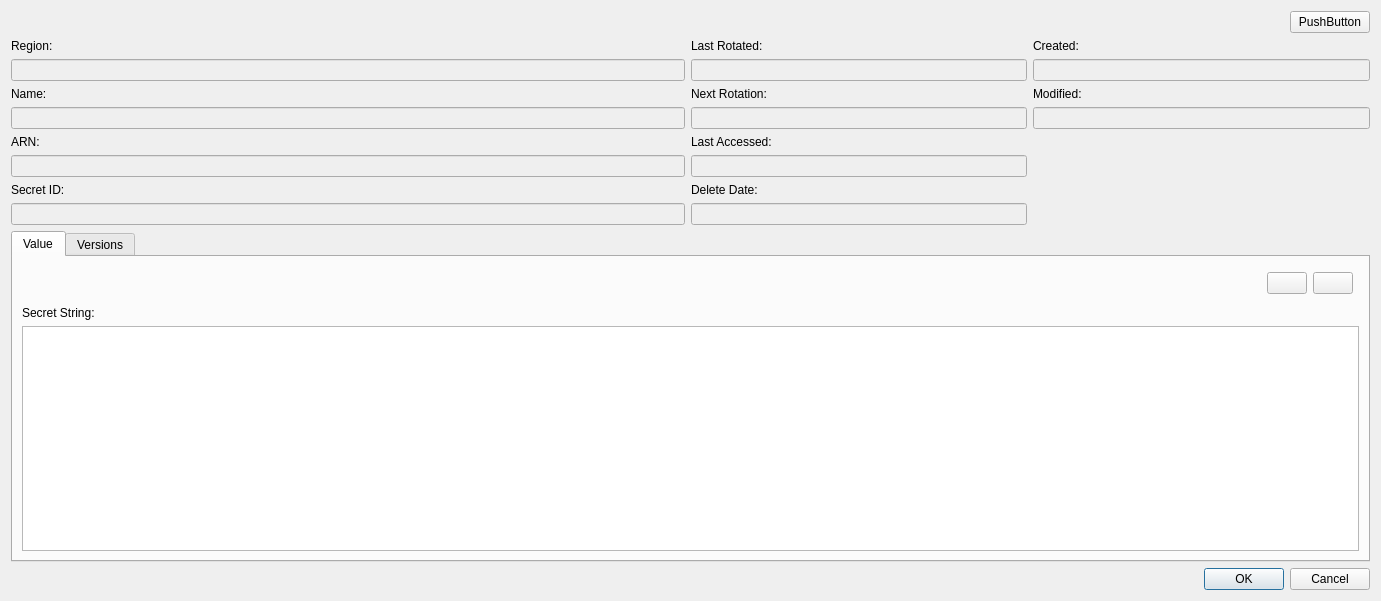
<?xml version="1.0" encoding="UTF-8"?>
<ui version="4.0">
 <class>SecretsDetailsDialog</class>
 <widget class="QDialog" name="SecretsDetailsDialog">
  <property name="geometry">
   <rect>
    <x>0</x>
    <y>0</y>
    <width>1381</width>
    <height>601</height>
   </rect>
  </property>
  <property name="windowTitle">
   <string>Secrets Details</string>
  </property>
  <layout class="QVBoxLayout" name="verticalLayout" stretch="0,0,0,0">
   <item>
    <layout class="QHBoxLayout" name="horizontalLayout">
     <item>
      <spacer name="horizontalSpacer">
       <property name="orientation">
        <enum>Qt::Orientation::Horizontal</enum>
       </property>
       <property name="sizeHint" stdset="0">
        <size>
         <width>40</width>
         <height>20</height>
        </size>
       </property>
      </spacer>
     </item>
     <item>
      <widget class="QPushButton" name="refreshButton">
       <property name="text">
        <string>PushButton</string>
       </property>
      </widget>
     </item>
    </layout>
   </item>
   <item>
    <layout class="QGridLayout" name="gridLayout" columnstretch="2,1,1" columnminimumwidth="0,0,0">
     <item row="7" column="1">
      <widget class="QLineEdit" name="deleteDateEdit">
       <property name="enabled">
        <bool>false</bool>
       </property>
      </widget>
     </item>
     <item row="6" column="1">
      <widget class="QLabel" name="deleteDateLabel">
       <property name="text">
        <string>Delete Date:</string>
       </property>
      </widget>
     </item>
     <item row="3" column="0">
      <widget class="QLineEdit" name="nameEdit">
       <property name="enabled">
        <bool>false</bool>
       </property>
      </widget>
     </item>
     <item row="1" column="0">
      <widget class="QLineEdit" name="regionEdit">
       <property name="enabled">
        <bool>false</bool>
       </property>
      </widget>
     </item>
     <item row="1" column="1">
      <widget class="QLineEdit" name="lastRotatedEdit">
       <property name="enabled">
        <bool>false</bool>
       </property>
      </widget>
     </item>
     <item row="7" column="0">
      <widget class="QLineEdit" name="secretIdEdit">
       <property name="enabled">
        <bool>false</bool>
       </property>
      </widget>
     </item>
     <item row="2" column="0">
      <widget class="QLabel" name="nameLabel">
       <property name="text">
        <string>Name:</string>
       </property>
      </widget>
     </item>
     <item row="4" column="1">
      <widget class="QLabel" name="lastAccessedLabel">
       <property name="text">
        <string>Last Accessed:</string>
       </property>
      </widget>
     </item>
     <item row="6" column="0">
      <widget class="QLabel" name="secretIdLabel">
       <property name="text">
        <string>Secret ID:</string>
       </property>
      </widget>
     </item>
     <item row="4" column="0">
      <widget class="QLabel" name="arnLabel">
       <property name="text">
        <string>ARN:</string>
       </property>
      </widget>
     </item>
     <item row="0" column="0">
      <widget class="QLabel" name="regionLabel">
       <property name="text">
        <string>Region:</string>
       </property>
      </widget>
     </item>
     <item row="5" column="1">
      <widget class="QLineEdit" name="lastAccessedEdit">
       <property name="enabled">
        <bool>false</bool>
       </property>
      </widget>
     </item>
     <item row="3" column="1">
      <widget class="QLineEdit" name="nextRotationEdit">
       <property name="enabled">
        <bool>false</bool>
       </property>
      </widget>
     </item>
     <item row="5" column="0">
      <widget class="QLineEdit" name="arnEdit">
       <property name="enabled">
        <bool>false</bool>
       </property>
      </widget>
     </item>
     <item row="0" column="1">
      <widget class="QLabel" name="lastRotatedLabel">
       <property name="text">
        <string>Last Rotated:</string>
       </property>
      </widget>
     </item>
     <item row="2" column="1">
      <widget class="QLabel" name="nextRotationLabel">
       <property name="text">
        <string>Next Rotation:</string>
       </property>
      </widget>
     </item>
     <item row="0" column="2">
      <widget class="QLabel" name="createdLabel">
       <property name="text">
        <string>Created:</string>
       </property>
      </widget>
     </item>
     <item row="1" column="2">
      <widget class="QLineEdit" name="createdEdit">
       <property name="enabled">
        <bool>false</bool>
       </property>
      </widget>
     </item>
     <item row="2" column="2">
      <widget class="QLabel" name="modifiedLabel">
       <property name="text">
        <string>Modified:</string>
       </property>
      </widget>
     </item>
     <item row="3" column="2">
      <widget class="QLineEdit" name="modifiedEdit">
       <property name="enabled">
        <bool>false</bool>
       </property>
      </widget>
     </item>
    </layout>
   </item>
   <item>
    <widget class="QTabWidget" name="tabWidget">
     <property name="currentIndex">
      <number>0</number>
     </property>
     <widget class="QWidget" name="valueTab">
      <property name="sizePolicy">
       <sizepolicy hsizetype="Expanding" vsizetype="Expanding">
        <horstretch>0</horstretch>
        <verstretch>0</verstretch>
       </sizepolicy>
      </property>
      <attribute name="title">
       <string>Value</string>
      </attribute>
      <layout class="QFormLayout" name="formLayout">
       <item row="2" column="0">
        <widget class="QLabel" name="valueLabel">
         <property name="sizePolicy">
          <sizepolicy hsizetype="Maximum" vsizetype="Fixed">
           <horstretch>0</horstretch>
           <verstretch>0</verstretch>
          </sizepolicy>
         </property>
         <property name="text">
          <string>Secret String:</string>
         </property>
        </widget>
       </item>
       <item row="3" column="0" colspan="2">
        <widget class="QTextEdit" name="valueEdit">
         <property name="sizePolicy">
          <sizepolicy hsizetype="Expanding" vsizetype="Expanding">
           <horstretch>0</horstretch>
           <verstretch>0</verstretch>
          </sizepolicy>
         </property>
        </widget>
       </item>
       <item row="0" column="0" colspan="2">
        <layout class="QHBoxLayout" name="horizontalLayout_3" stretch="0,0,0">
         <property name="topMargin">
          <number>6</number>
         </property>
         <property name="rightMargin">
          <number>6</number>
         </property>
         <property name="bottomMargin">
          <number>6</number>
         </property>
         <item>
          <spacer name="horizontalSpacer_3">
           <property name="orientation">
            <enum>Qt::Orientation::Horizontal</enum>
           </property>
           <property name="sizeHint" stdset="0">
            <size>
             <width>40</width>
             <height>20</height>
            </size>
           </property>
          </spacer>
         </item>
         <item>
          <widget class="QPushButton" name="prettyButton">
           <property name="text">
            <string/>
           </property>
           <property name="checkable">
            <bool>true</bool>
           </property>
          </widget>
         </item>
         <item>
          <widget class="QPushButton" name="editButton">
           <property name="text">
            <string/>
           </property>
          </widget>
         </item>
        </layout>
       </item>
      </layout>
     </widget>
     <widget class="QWidget" name="versionTab">
      <attribute name="title">
       <string>Versions</string>
      </attribute>
      <layout class="QVBoxLayout" name="verticalLayout_2">
       <item>
        <layout class="QHBoxLayout" name="horizontalLayout_2">
         <item>
          <spacer name="horizontalSpacer_2">
           <property name="orientation">
            <enum>Qt::Orientation::Horizontal</enum>
           </property>
           <property name="sizeHint" stdset="0">
            <size>
             <width>40</width>
             <height>20</height>
            </size>
           </property>
          </spacer>
         </item>
         <item>
          <widget class="QPushButton" name="versionRefreshButton">
           <property name="text">
            <string>PushButton</string>
           </property>
          </widget>
         </item>
        </layout>
       </item>
       <item>
        <widget class="QTableView" name="versionTableView"/>
       </item>
      </layout>
     </widget>
    </widget>
   </item>
   <item>
    <widget class="QDialogButtonBox" name="buttonBox">
     <property name="standardButtons">
      <set>QDialogButtonBox::StandardButton::Cancel|QDialogButtonBox::StandardButton::Ok</set>
     </property>
    </widget>
   </item>
  </layout>
 </widget>
 <tabstops>
  <tabstop>regionEdit</tabstop>
  <tabstop>nameEdit</tabstop>
  <tabstop>arnEdit</tabstop>
  <tabstop>secretIdEdit</tabstop>
  <tabstop>lastRotatedEdit</tabstop>
  <tabstop>nextRotationEdit</tabstop>
  <tabstop>lastAccessedEdit</tabstop>
  <tabstop>deleteDateEdit</tabstop>
  <tabstop>createdEdit</tabstop>
  <tabstop>modifiedEdit</tabstop>
  <tabstop>tabWidget</tabstop>
  <tabstop>valueEdit</tabstop>
  <tabstop>prettyButton</tabstop>
  <tabstop>editButton</tabstop>
  <tabstop>refreshButton</tabstop>
  <tabstop>versionRefreshButton</tabstop>
  <tabstop>versionTableView</tabstop>
 </tabstops>
 <resources/>
 <connections/>
</ui>
